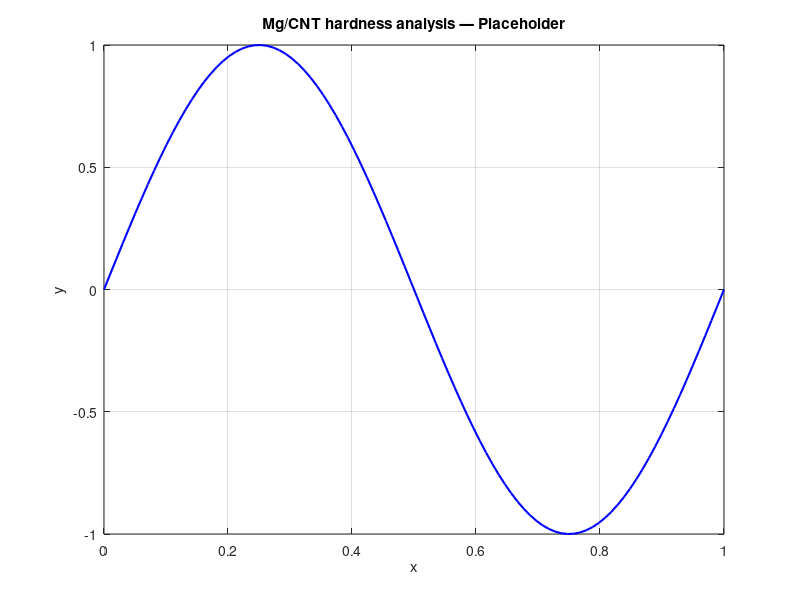

Write MATLAB code to recreate this figure.
% hardness_analysis.m
% Mg/CNT hardness analysis
% Author: Eesha Tolety | CU Boulder / Amity University
%
% PLACEHOLDER SCRIPT
% ==================
% This file is a placeholder. Replace the example code below
% with your actual analysis scripts for this project.
%
% TODO: Add your code here

clc; clear; close all;

%% --- PARAMETERS (update these) ---
% Add your problem-specific parameters here

%% --- LOAD DATA ---
% TODO: Load your simulation/experimental data
% Example: data = readmatrix('data/results.csv');

%% --- ANALYSIS ---
% TODO: Add your analysis code here

%% --- VISUALIZATION ---
% TODO: Add your plots here
figure('Color','white');
x = linspace(0, 1, 100);
y = sin(2*pi*x);
plot(x, y, 'b-', 'LineWidth', 1.5);
xlabel('x'); ylabel('y');
title('Mg/CNT hardness analysis — Placeholder');
grid on;

fprintf('Placeholder script for: Mg/CNT hardness analysis\n');
fprintf('Replace with actual code.\n');
